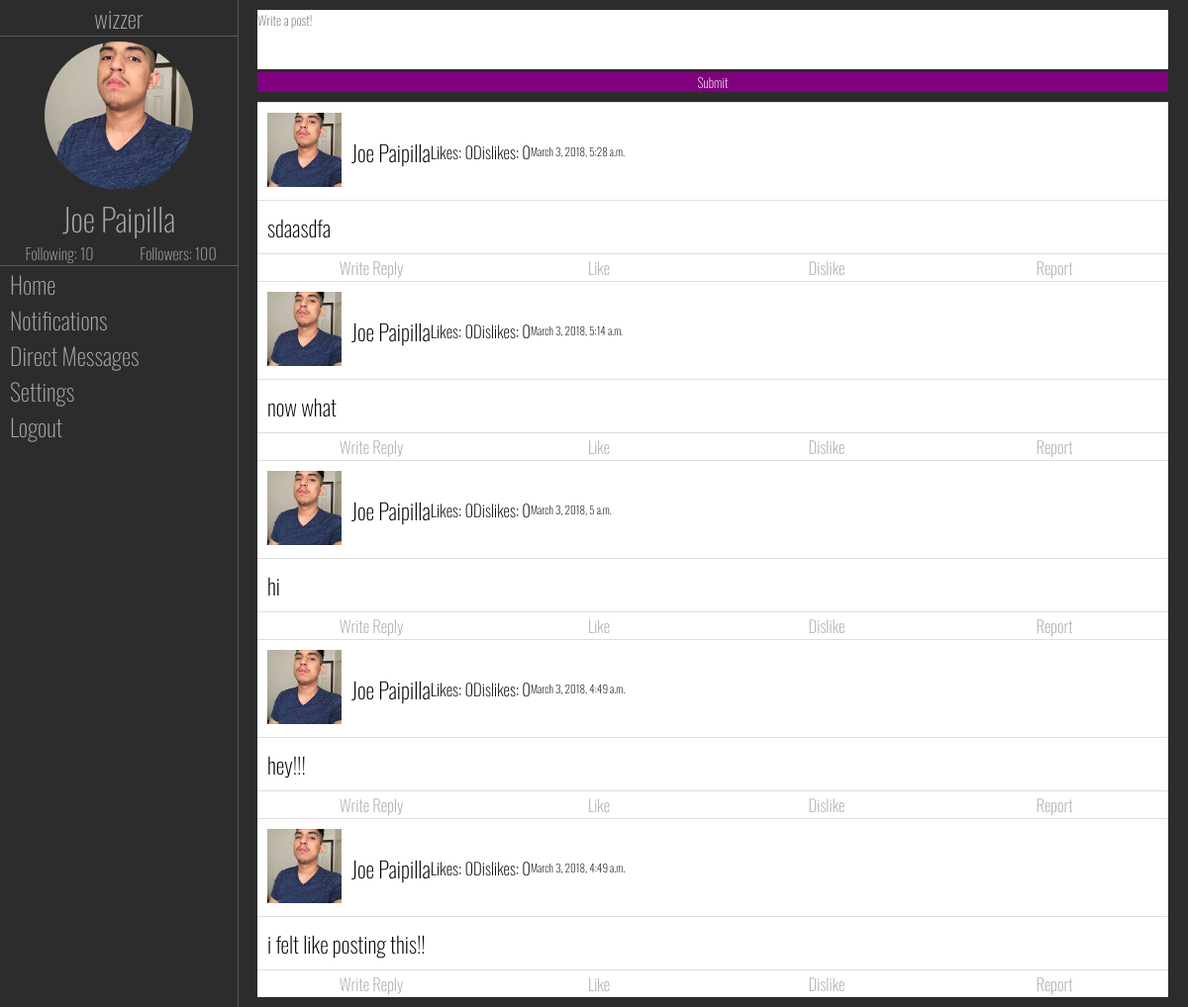
The page / on the database its author committed.
### SocialMedia/models.py (models this page shows, shortened)
class WizzerUser(models.Model):
    first_name = models.CharField(max_length=30, default="")
    second_name = models.CharField(max_length=30, default="")
    username = models.CharField(max_length=15, default="")
    following = models.IntegerField(default=0)
    followers = models.IntegerField(default=0)

class Whiz(models.Model):
    whiz_poster = models.ForeignKey(WizzerUser, on_delete=models.CASCADE)
    content = models.TextField()
    likes = models.IntegerField(default=0)
    dislikes = models.IntegerField(default=0)
    time_posted = models.DateTimeField(default=timezone.now)

### SocialMedia/views.py (the view)
# urls.py: path('', views.index, name='index')
def index(request):
    if request.method == "POST":
        form = WhizForm(request.POST)
        if form.is_valid():
            new_whiz = Whiz(whiz_poster=WizzerUser.objects.all()[0], content=request.POST['whiz_input'])
            new_whiz.save()
            return redirect('index')
    else:
        form = WhizForm()
    user = WizzerUser.objects.all()[0]
    whizzes = Whiz.objects.all()[::-1]
    context = {'WizzerUser': user, 'Whizzes': whizzes, 'WhizForm': form}
    return render(request, 'SocialMedia/WizzerFeed.html', context)

### SocialMedia/forms.py
class WhizForm(forms.Form):
    whiz_input = forms.CharField(label="", widget=forms.Textarea(attrs={"cols": '',
                                                              "rows": '',
                                                              "id": "message",
                                                              "placeholder":"Write a post!",
                                                               "value": "message"}))

### SocialMedia/templates/SocialMedia/WizzerFeed.html (shortened to what this page needs)
{% extends "SocialMedia/main.html" %}
{% load static %}
{% block main %}
<div class="post-form">
    <form method="POST" action="{% url 'index' %}">
        {{ WhizForm }}
        <input id="submit" type="submit" value="Submit">
    </form>
</div>
<div class="post-container">
{% for whiz in Whizzes %}
<div class="post">
    <div class="top-bar">
        <a href="#"><img id="profile-photo" src="{% static 'SocialMedia/images/IMG_0757.JPG' %}"/></a>
        <h1>{{ whiz.whiz_poster.first_name }} {{ whiz.whiz_poster.second_name }}</h1>
        <h2>Likes: {{ whiz.likes }}</h2>
        <h2>Dislikes: {{ whiz.dislikes }}</h2>
        <p>{{ whiz.time_posted }}</p>
    </div>
    <div class="post-content">
        <h1>{{ whiz.content }}</h1>
    </div>
    <div class="post-footer">
        <button type="button">Write Reply</button>
        <button type="button">Like</button>
        <button type="button">Dislike</button>
        <button type="button">Report</button>
    </div>
</div>
{% endfor %}
</div>
{% endblock %}

### SocialMedia/templates/SocialMedia/main.html (shortened to what this page needs)
<!DOCTYPE html>
{% load static %}
<html lang="en">
	<head>
		<link rel='stylesheet' type='text/css' href="{% static 'SocialMedia/main.css' %}"/>
	</head>
	<body>
		<div class="navbar">
            {% block navbar %}
			<div class="logo">
				<h1>wizzer</h1>
			</div>
			<div class="description">
				<a href="#"><img id="profile-photo" src="{% static 'SocialMedia/images/IMG_0757.JPG' %}"/></a>
				<h1>{{ WizzerUser.first_name }} {{ WizzerUser.second_name }}</h1>
				<div class="follow-count">
					<h1>Following: {{ WizzerUser.following }}</h1>
					<h1>Followers: {{ WizzerUser.followers }}</h1>
				</div>
			</div>
				<button type="button">Home</button>
				<button type="button">Notifications</button>
				<button type="button">Direct Messages</button>
				<button type="button">Settings</button>
				<button type="button">Logout</button>
            {% endblock %}
		</div>
		<div class="main">
            {% block main %}
            {% endblock %}
		</div>
	</body>
</html>

### SocialMedia/static/SocialMedia/main.css (style rules this page uses)
* { font-family: Oswald; font-weight: 200; margin: 0; padding: 0; color: #a5a5a5; }
html { background-color: #2c2c2c; height: 100%; }
body { height: 100%; display: flex; }
a { text-decoration: none; outline: none; }
button { border: 0; cursor: pointer; }
textarea { resize: none; border: 0; }
.navbar { display: flex; flex-direction: column; position: fixed; height: 100%; width: 20%; border-right: 1px solid #595959; }
.navbar .logo { display: flex; justify-content: center; font-size: 0.75em; border-bottom: 1px solid #595959; }
.navbar .description { display: flex; flex-direction: column; border-bottom: 1px solid #595959; padding-top: 5px; background:url('images/bg.jpg'); }
.navbar .description > * { margin: 0 auto; }
.navbar .description #profile-photo { border-radius: 50%; object-fit: cover; height: 150px; width: 150px; }
.navbar .description .follow-count { display: flex; flex-direction: row; font-size: .5em; width: 100%; justify-content: space-around; }
.navbar .description .follow-count > * { width: 100%; text-align: center; }
.navbar > *:not(.description):not(.logo) { text-align: left; background-color: #2c2c2c; font-size: 1.5em; padding-left: 10px; }
.main { width: 100%; margin-left: 20%; font-size: .7em; overflow-y: auto; padding: 10px 20px 10px 20px; }
.main * { color: black; }
.main .post-form form { margin-bottom: 10px; }
.main .post-form form #message { height: 4.5em; width: 100%; }
.main .post-form form #submit { background-color: purple; color: white; border: 0; width: 100%; }
.main .post-container { display: flex; flex-direction: column; }
.main .post-container .post { display: flex; flex-direction: column; background-color: white; margin: 0px 0 0px 0; border-top: 1px solid #dfdfdf; }
.main .post-container .post .top-bar { display: flex; flex-direction: row; border-bottom: 1px solid #dfdfdf; padding: 10px; align-items: center; }
.main .post-container .post .top-bar #profile-photo { object-fit: cover; height: 75px; width: 75px; padding-right: 10px; }
.main .post-container .post .post-content { padding: 10px; }
.main .post-container .post .post-footer { display: flex; justify-content: space-around; border-top: 1px solid #dfdfdf; }
.main .post-container .post .post-footer * { background-color: white; color: #a5a5a5; font-size: 1.5em; padding: 1px 0 1px 0; width: 100%; text-align: center; }

### rows shown on the page
WizzerUser: first_name "Joe", second_name "Paipilla", following "10", followers "100"
Whiz: whiz_poster.first_name "Joe", whiz_poster.second_name "Paipilla", likes "0", dislikes "0", time_posted "March 3, 2018, 5:28 a.m.", content "sdaasdfa"
Whiz: whiz_poster.first_name "Joe", whiz_poster.second_name "Paipilla", likes "0", dislikes "0", time_posted "March 3, 2018, 5:14 a.m.", content "now what"
Whiz: whiz_poster.first_name "Joe", whiz_poster.second_name "Paipilla", likes "0", dislikes "0", time_posted "March 3, 2018, 5 a.m.", content "hi"
Whiz: whiz_poster.first_name "Joe", whiz_poster.second_name "Paipilla", likes "0", dislikes "0", time_posted "March 3, 2018, 4:49 a.m.", content "hey!!!"
Whiz: whiz_poster.first_name "Joe", whiz_poster.second_name "Paipilla", likes "0", dislikes "0", time_posted "March 3, 2018, 4:49 a.m.", content "i felt like posting this!!"
